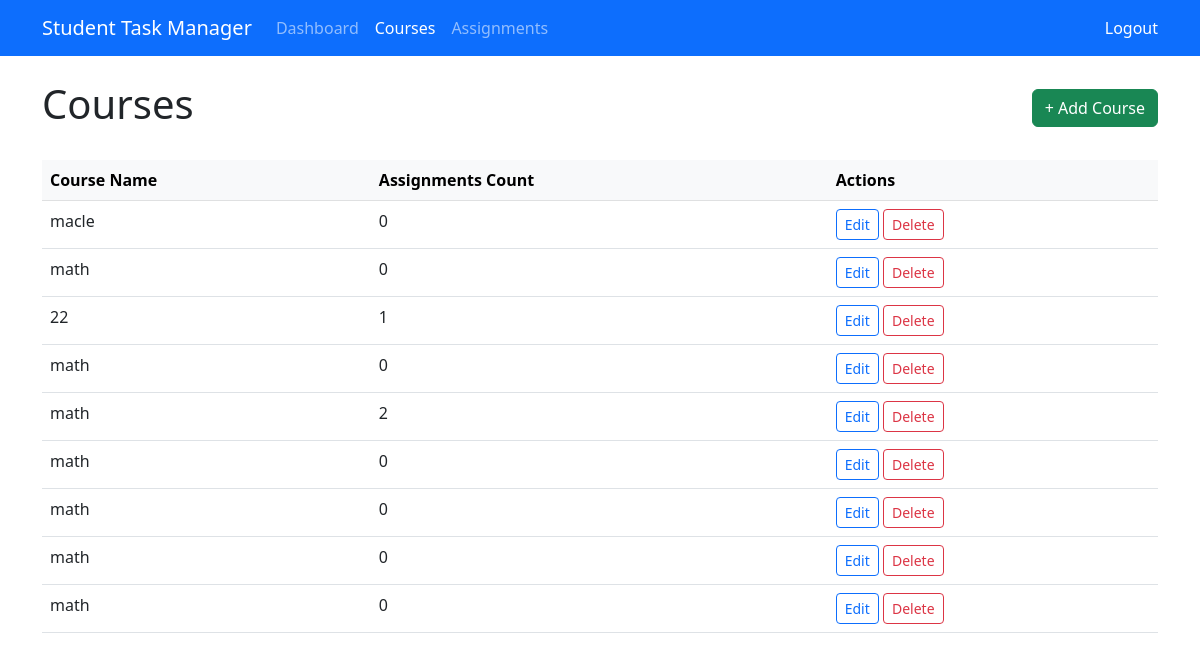
Page /rango/courses/ (signed in) on the committed database.
### rango/models.py (models this page shows, shortened)
class Course(models.Model):
    student = models.ForeignKey(Student, on_delete=models.CASCADE) # StudentID which database automatically generates by order
    name = models.CharField(max_length=15) # Char(15)

### rango/views.py (the view)
# urls.py: path('courses/', views.view_courses_page, name='view_courses_page'),
@login_required
def view_courses_page(request):
    student = request.user.student
    courses = Course.objects.filter(student=student)
    return render(request, 'rango/courses_view.html', {
        'courses': courses
    })

### rango/templates/rango/courses_view.html (shortened to what this page needs)
{% load static %}
<!DOCTYPE html>
<html lang="en">
<head>
    <link href="https://cdn.jsdelivr.net/npm/bootstrap@5.3.0/dist/css/bootstrap.min.css" rel="stylesheet">
</head>
<body>
<nav class="navbar navbar-expand-lg navbar-dark bg-primary">
    <div class="container">
        <a class="navbar-brand" href="{% url 'rango:view_courses' %}">
            Student Task Manager
        </a>
        <div class="collapse navbar-collapse">
            <ul class="navbar-nav me-auto">
                <li class="nav-item">
                    <a class="nav-link" href="{% url 'rango:view_courses' %}">
                        Dashboard
                    </a>
                </li>
                <li class="nav-item">
                    <a class="nav-link active" href="{% url 'rango:view_courses_page' %}">
                        Courses
                    </a>
                </li>
                <li class="nav-item">
                    <a class="nav-link" href="{% url 'rango:filter_assignment' %}">
                        Assignments
                    </a>
                </li>
            </ul>
            <a class="nav-link text-white" href="{% url 'rango:logout' %}">
                Logout
            </a>
        </div>
    </div>
</nav>
<main class="container my-4">
    <div class="d-flex justify-content-between align-items-center mb-4">
        <h1>Courses</h1>
        <a href="{% url 'rango:add_course' %}" class="btn btn-success">
            + Add Course
        </a>
    </div>
    <table class="table table-hover">
        <thead class="table-light">
            <tr>
                <th>Course Name</th>
                <th>Assignments Count</th>
                <th>Actions</th>
            </tr>
        </thead>
        <tbody>
            {% for course in courses %}
            <tr>
                <td>{{ course.name }}</td>
                <td>{{ course.assignment_set.count }}</td>
                <td>
                    <a href="{% url 'rango:edit_course' course.id %}"
                       class="btn btn-sm btn-outline-primary">
                        Edit
                    </a>
                    <a href="{% url 'rango:delete_course' course.id %}"
                       class="btn btn-sm btn-outline-danger">
                        Delete
                    </a>
                </td>
            </tr>
            {% empty %}
            <tr>
                <td colspan="3" class="text-center text-muted">
                    No courses yet
                </td>
            </tr>
            {% endfor %}
        </tbody>
    </table>
</main>
</body>
</html>

### rows in the picture
Course: name "macle", assignment_set.count "0"
Course: name "math", assignment_set.count "0"
Course: name "22", assignment_set.count "1"
Course: name "math", assignment_set.count "0"
Course: name "math", assignment_set.count "2"
Course: name "math", assignment_set.count "0"
Course: name "math", assignment_set.count "0"
Course: name "math", assignment_set.count "0"
Course: name "math", assignment_set.count "0"
